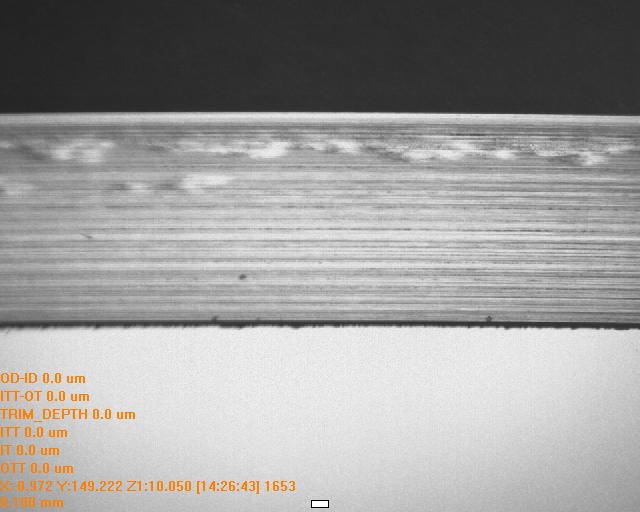
//> input picture openCVProject/14264320.BMP, 640 x 512 px
$ ./main   (built with g++ and OpenCV 4)
//> lines starting //> are read from the running program, lines starting //| are printed output that depends on the picture; after the words box and inside, x2 and y2 are one past the last pixel; in counts of white or black regions, pixels touching at a corner belong together
#include <opencv2/core.hpp>
#include <opencv2/imgcodecs.hpp>
#include <opencv2/highgui.hpp>
#include "opencv2/core/utility.hpp"
//#include "opencv2/video/tracking.hpp"
#include "opencv2/imgproc.hpp"
//#include "opencv2/videoio.hpp"

#include <iostream>
#include<vector>
#include<string>
#include <ctype.h>
#include <fstream>
#include <tuple>

using namespace std;
using namespace cv;

//pair<bool, int> AdjustForThresholdRight(vector<vertical>Results, int Idx, int Threshold);
//pair<bool, int> AdjustForThresholdLeft(vector<vertical>Results, int Idx, int Threshold);

struct imageFrame {
    int x1, x2, y1, y2;
    cv::Mat img;
};
//"Determine the intersection of a polyline with a (image) rectangle."
struct clipRect {
        bool bDraw;
        double x1, y1, x2, y2;
    };

struct vertical {
    int k;
    double xp;
    double yp;
    double div;
    int ini;
};

pair<bool, int> AdjustForThresholdRight(vector<vertical>Results, int Idx, int Threshold);
pair<bool, int> AdjustForThresholdLeft(vector<vertical>Results, int Idx, int Threshold);

double TurtleX = 0.0;
double TurtleY = 0.0;

// [976 lines left out: functions SetPixel, Bresenham, MoveTo, LineTo, GetPixel, GetUnityVector and 18 more, not called in this run]


clipRect ClipToRect(double x1, double y1, double x2, double y2, double xmin, double ymin, double xmax, double ymax) {
    clipRect c1; //struct for return
    bool bSwap = false;

    double xdelta = xmax - xmin; //638
    double ydelta = ymax - ymin; //510

    //"sort by sequence of x"
    if (x2 < x1) {
        double t = x1;
        x1 = x2;
        x2 = t;
        t = y1;
        y1 = y2;
        y2 = t;
        bSwap = true;
    }
    double dx = x2 - x1; //2000
    double dy = y2 - y1; //0

    if (x1 > xmax) {
        c1.bDraw = false;
        c1.x1 = x1;
        c1.y1 = y1;
        c1.x2 = x2;
        c1.y2 = y2;
        return c1;
    }

    if (x2 < xmin) {
        c1.bDraw = false;
        c1.x1 = x1;
        c1.y1 = y1;
        c1.x2 = x2;
        c1.y2 = y2;
        return c1;
    }
    if (x1 < xmin) {
        double t = (xmin - x1) / dx;
        x1 = xmin;
        y1 = y1 + t * dy;
        dx = x2 - x1;
        dy = y2 - y1;
    }
    if (x2 > xmax) {
        double t = (x2 - xmax) / dx; //t=0
        x2 = xmax;
        y2 = y2 - t * dy;
        dx = x2 - x1;
        dy = y2 - y1;
    }

    //"now x1 and x2 lie within the x-interval"
    if (y1 < ymin) {
        if (dy == 0) {
            c1.bDraw = false;
            c1.x1 = x1;
            c1.y1 = y1;
            c1.x2 = x2;
            c1.y2 = y2;
            return c1;
        }
        double t = (ymin - y1) / dy;
        if (t < 0) {
            c1.bDraw = false;
            c1.x1 = x1;
            c1.y1 = y1;
            c1.x2 = x2;
            c1.y2 = y2;
            return c1;
        }
        y1 = ymin;
        x1 = x1 + t * dx;
        dx = x2 - x1;
        dy = y2 - y1;
    }
    else {
        if (y1 > ymax) {
            if (dy == 0) {
                c1.bDraw = false;
                c1.x1 = x1;
                c1.y1 = y1;
                c1.x2 = x2;
                c1.y2 = y2;
                return c1;
            }
            double t = (y1 - ymax) / dy;
            y1 = ymax;
            x1 = x1 - t * dx;
            dx = x2 - x1;
            dy = y2 - y1;
        }
        if(y2<ymin){
            if (dy == 0) {
                c1.bDraw = false;
                c1.x1 = x1;
                c1.y1 = y1;
                c1.x2 = x2;
                c1.y2 = y2;
                return c1;
            }
            double t = (ymin - y2) / dy;
            y2 = ymin;
            x2 = x2 + t * dx;
            dx = x2 - x1;
            dy = y2 - y1;
        }
        else {
            if (y2 > ymax) {
                if (dy == 0) {
                    c1.bDraw = false;
                    c1.x1 = x1;
                    c1.y1 = y1;
                    c1.x2 = x2;
                    c1.y2 = y2;
                    return c1;
                }
                double t = (y2 - ymax) / dy;
                y2 = ymax;
                x2 = x2 - t * dx;
                dx = x2 - x1;
                dy = y2 - y1;

            }
        }
    }

    if (bSwap) {
        double t = x1; x1 = x2; x2 = t;
        t = y1; y1 = y2; y2 = t;
    }

    if ((abs(dy) > 0) || (abs(dx) > 0)) {
        //"Yes, there's something to draw!
        c1.x1 = x1;
        c1.y1 = y1;
        c1.x2 = x2;
        c1.y2 = y2;
        //return c1;
    }
    return c1;
}


// [20 lines left out: function pad_img_to_fit_bbox, not called in this run]

cv::Mat imcrop(cv::Mat img, vector<int> &bbox) {

    int x1 = bbox[0];
    int y1 = bbox[1];
    int x2 = bbox[2];
    int y2 = bbox[3];
    if (x1 < 0 || y1 < 0 || x2 > img.size[1] || y2 > img.size[0]) {
        imageFrame f1;
        f1 = pad_img_to_fit_bbox(img, x1, x2, y1, y2);
    }
    return img(cv::Rect(x1, y1, x2 - x1, y2 - y1)); //Can be wrong, extract sub region of image
}

// [7 lines left out: function writeCSV, not called in this run]

void ProcessFile(String filename) {
//> called with filename = "D:\openCVProject\14264320"
    //img = cv2.imread(filename + '.BMP') #start
    cv::Mat img = cv::imread(filename + ".BMP");
//> img is the input picture: 512 rows x 640 cols, CV_8UC3; mean B, G, R 155.3, 156.5, 157.7

    // [10 lines of commented-out code are left out]
    std::cout << filename << " WxH: " << img.cols << " x " << img.rows <<"Point 1";//C
//| D:\openCVProject\14264320 WxH: 640 x 512Point 1
    double ReturnedTrimWidhtPixel = 0.0;

    cv::Mat gray;
    cv::cvtColor(img, gray, cv::COLOR_BGR2GRAY);
    // cv::imshow("Gray Image", gray);


    double cx = gray.size[1] / 2; //height of image
//> cx = 320
    double cy = gray.size[0] / 2; //width of image
//> cy = 256
    //std::cout <<"\n" << cx <<cy;
    int w = gray.size[1];
//> w = 640
    int h = gray.size[0];
//> h = 512
    int t = 0;
    int b = h - 1;
//> b = 511

    vector<int> vec;
    vec.push_back(0);
    vec.push_back(t);
    vec.push_back(w - 1);
//> vec = [0, 0, 639]
    vec.push_back(b);
//> vec = [0, 0, 639, 511]

    cv::Mat cropped = imcrop(img, vec);
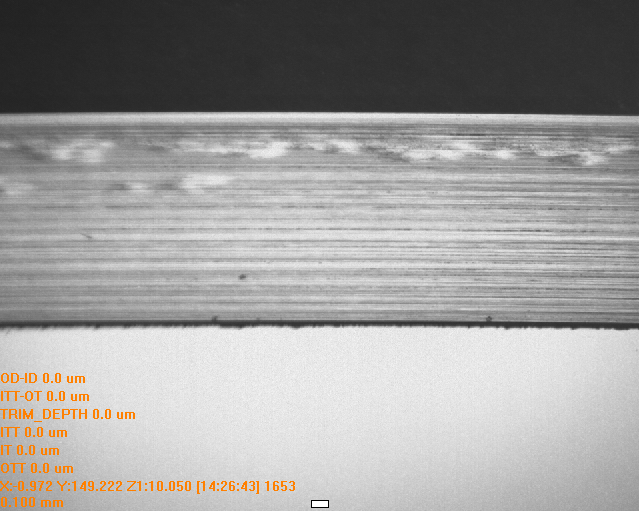
//> cropped: 511 rows x 639 cols, CV_8UC3; mean B, G, R 155.2, 156.5, 157.6
    //writeCSV("Cropped Image.csv", cropped);

    cv::cvtColor(cropped, gray, cv::COLOR_BGR2GRAY);
//> gray: 511 rows x 639 cols, CV_8UC1
   // cv::imshow("Cropped image", cropped);


    //Canny filter
    cv::Mat edges;
    cv::Canny(gray, edges, 50, 150, 3);
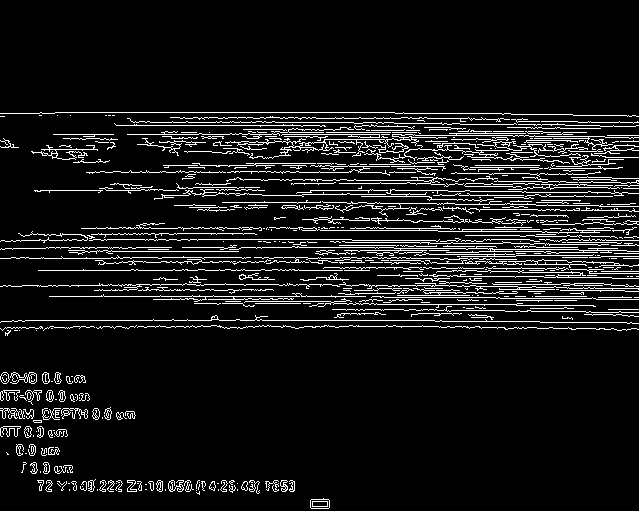
//> edges: 511 rows x 639 cols, CV_8UC1; 8.8% white in thin lines or dots, all inside (x1, y1, x2, y2) = (0, 112, 639, 509)


    int NLines = 0;
    int votes = 160;
    //Creating a Vec2f object representing a 2D vector
    std::vector<cv::Vec2f> lines;
    cv::HoughLines(edges, lines, 1, CV_PI / 180, votes);
//> lines = 172 lines (rho, theta), first 12: [320, 1.57], [296, 1.57], [134, 1.57], [247, 1.57], [112, 1.57], [239, 1.57], [270, 1.57], [228, 1.57], [190, 1.57], [285, 1.57], [122, 1.57], [257, 1.57]
    //writeCSV("Cropped Image.csv", cropped);

    // cout << "test" << endl;

    while (lines.empty())
    {
        votes = votes - 10;
        if (votes < 20)
        {
            // failure
            exit;
        }
        cv::HoughLines(edges, lines, 1, CV_PI / 180, votes);
    }
//> this loop made 0 passes
//> after the loop, votes = 160
    if (lines.size() > 0) { //can be wrong
        double rho, theta;
        for (int i = 0; i < lines.size(); i++)
        {
            rho = lines[i][0];
            theta = lines[i][1];
            double a = std::cos(theta);
            double b = std::sin(theta);
            double x0 = a * rho;
            double y0 = b * rho;

            double x1 = std::round(x0 + 1000 * (-b));//-1000
            double y1 = std::round(y0 + 1000 * (a)); //320
            double x2 = std::round(x0 - 1000 * (-b));//1000
            double y2 = std::round(y0 - 1000 * (a));//320


            //double x1, y1, x2, y2;
            bool bDraw;
            clipRect C2 = ClipToRect(x1, y1, x2, y2, 0, 0, cropped.size[1] - 1, cropped.size[0] - 1);
            bDraw = C2.bDraw;
            x1 = C2.x1;
            y1 = C2.y1;
            x2 = C2.x2;
            y2 = C2.y2;

            if (bDraw) {
                NLines = NLines + 1;
                x0 = (x1 + x2) / 2; //x2=638
                y0 = (y1 + y2) / 2; //y1=y2=134

                x1 = std::round(x0 + 20 * (-b));
                y1 = std::round(y0 + 20 * (a)); //134
                x2 = std::round(x0 - 20 * (-b)); //638
                y2 = std::round(y0 - 20 * (a)); //134

                if (NLines == 1) {
                    ReturnedTrimWidhtPixel = FindVerticalProfileMulti(cropped, x0, y0, theta);
                }
            }
        }
//> this loop made 172 passes
//> (rho, theta, a) on passes 1 to 3: (320, 1.57, -4.37e-08), (296, 1.57, -4.37e-08), (134, 1.57, -4.37e-08)
    }
    else cout << "No lines found\n";
    std::string fn = filename + " FinalWWW=" + std::to_string(ReturnedTrimWidhtPixel) + "px" + ".png";
    cout << "Point 2 \n";
    cv::imwrite(fn, cropped);

}

int main()
{
    String sPath = "D:\\openCVProject\\";
    ProcessFile(sPath + "14264320");

    cv::waitKey(0);
    cv::destroyAllWindows();

    return 0;
}

$ run again, with openCVProject/14245116.BMP copied over openCVProject/14264320.BMP
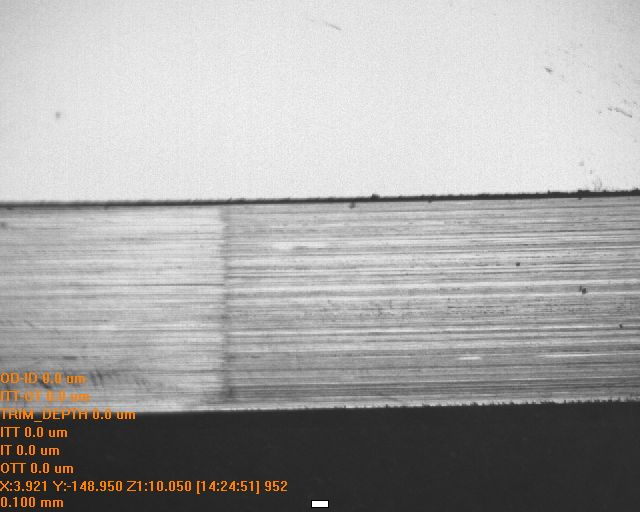
//> input picture openCVProject/14245116.BMP, 640 x 512 px
//> in ProcessFile, img is the input picture: 512 rows x 640 cols, CV_8UC3; mean B, G, R 163.8, 165, 166.2
//| D:\openCVProject\14264320 WxH: 640 x 512Point 1
//> in ProcessFile, `cv::Mat cropped = imcrop(img, vec);`:
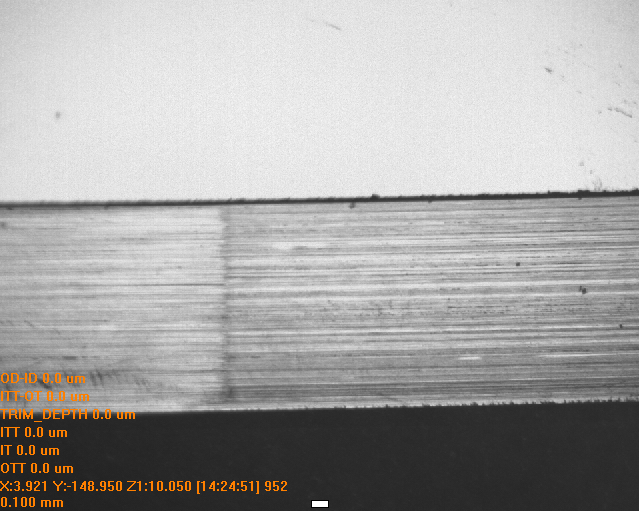
//> cropped: 511 rows x 639 cols, CV_8UC3; mean B, G, R 164.1, 165.3, 166.5
//> in ProcessFile, `cv::Canny(gray, edges, 50, 150, 3);`:
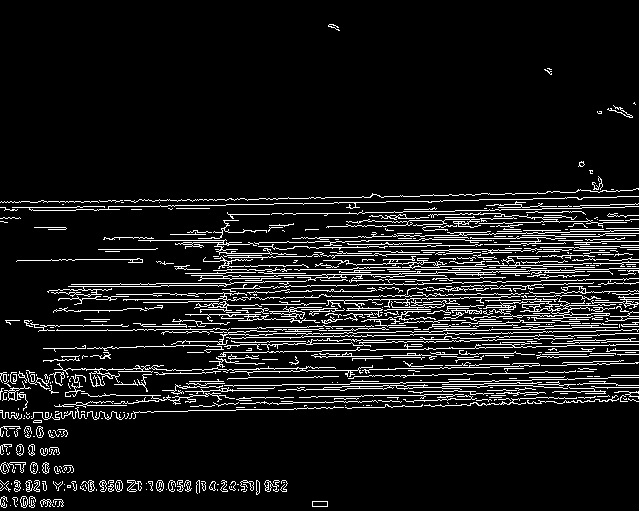
//> edges: 511 rows x 639 cols, CV_8UC1; 9.3% white in thin lines or dots
//> lines = 533 lines (rho, theta), first 12: [208, 1.55], [286, 1.55], [261, 1.55], [302, 1.55], [332, 1.55], [394, 1.55], [203, 1.55], [356, 1.55], [373, 1.55], [407, 1.55], [274, 1.55], [382, 1.55]
//> after the loop in ProcessFile, `while (lines.empty())`: votes = 160
//> the loop in ProcessFile, `for (int i = 0; i < lines.size(); i++)` made 533 passes
//> (rho, theta, a, b) on passes 1 to 3: (208, 1.55, 0.0175, 1), (286, 1.55, 0.0175, 1), (261, 1.55, 0.0175, 1)

$ run again, with openCVProject/14260981.BMP copied over openCVProject/14264320.BMP
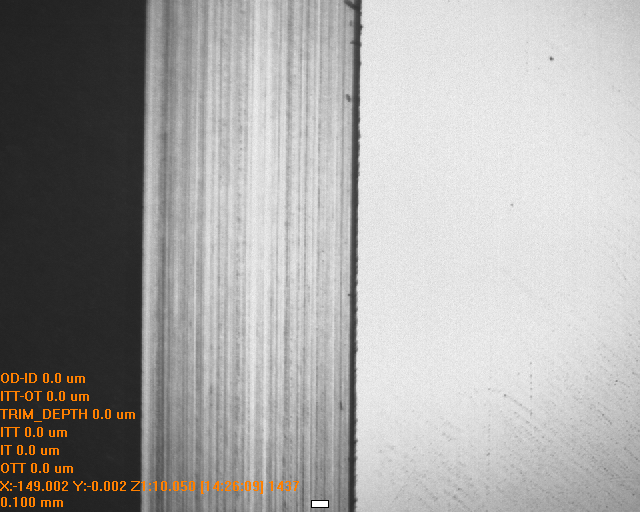
//> input picture openCVProject/14260981.BMP, 640 x 512 px
//> in ProcessFile, img is the input picture: 512 rows x 640 cols, CV_8UC3; mean B, G, R 163.4, 164.7, 165.9
//| D:\openCVProject\14264320 WxH: 640 x 512Point 1
//> in ProcessFile, `cv::cvtColor(cropped, gray, cv::COLOR_BGR2GRAY);`:
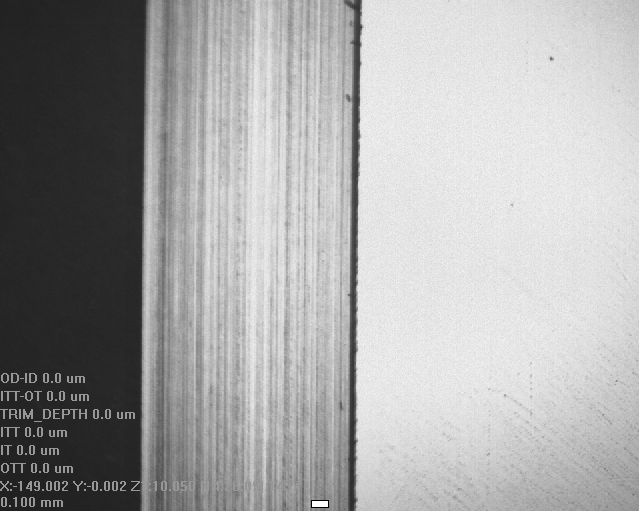
//> gray: 511 rows x 639 cols, CV_8UC1; min 0, max 255, mean 164.9
//> in ProcessFile, `cv::Canny(gray, edges, 50, 150, 3);`:
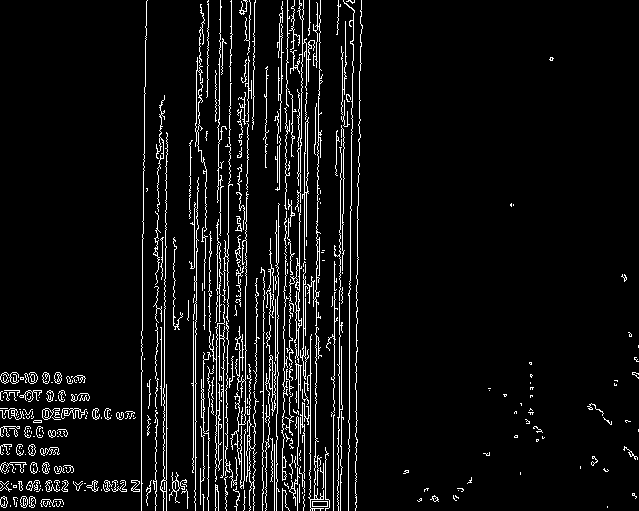
//> edges: 511 rows x 639 cols, CV_8UC1; 6.2% white in thin lines or dots
//> lines = 37 lines (rho, theta), first 12: [282, 0.02], [303, 0.02], [346, 0.02], [219, 0], [298, 0], [201, 0.02], [304, 0], [361, 0.02], [354, 0.02], [309, 0.02], [245, 0], [146, 0.02]
//> after the loop in ProcessFile, `while (lines.empty())`: votes = 160
//> the loop in ProcessFile, `for (int i = 0; i < lines.size(); i++)` made 37 passes
//> (rho, theta, b) on passes 1 to 8: (282, 0.0175, 0.0175), (303, 0.0175, 0.0175), (346, 0.0175, 0.0175), (219, 0, 0), (298, 0, 0), (201, 0.0175, 0.0175), (304, 0, 0), (361, 0.0175, 0.0175)

$ run again, with openCVProject/14263582.BMP copied over openCVProject/14264320.BMP
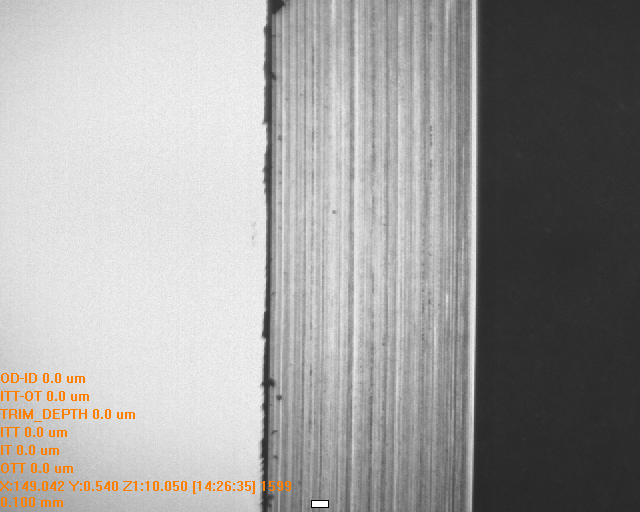
//> input picture openCVProject/14263582.BMP, 640 x 512 px
//> in ProcessFile, img is the input picture: 512 rows x 640 cols, CV_8UC3; mean B, G, R 156.6, 157.8, 159
//| D:\openCVProject\14264320 WxH: 640 x 512Point 1
//> in ProcessFile, `cv::Mat cropped = imcrop(img, vec);`:
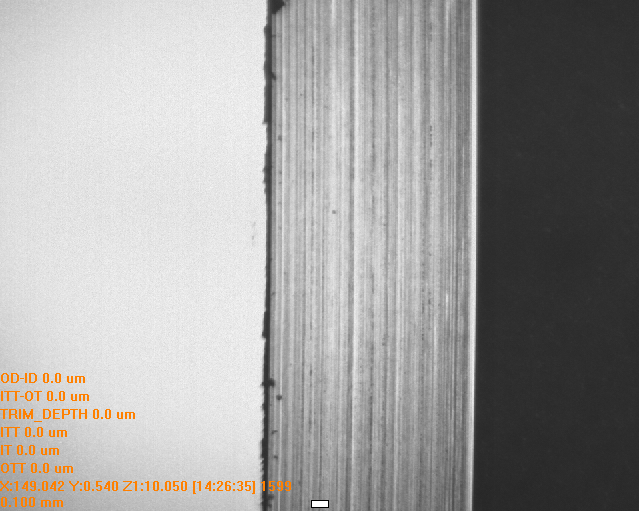
//> cropped: 511 rows x 639 cols, CV_8UC3; mean B, G, R 156.8, 158.1, 159.3
//> in ProcessFile, `cv::Canny(gray, edges, 50, 150, 3);`:
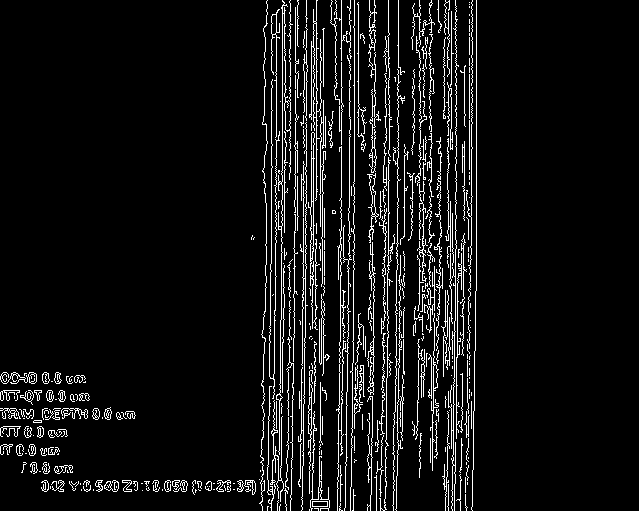
//> edges: 511 rows x 639 cols, CV_8UC1; 7.2% white in thin lines or dots, all inside (x1, y1, x2, y2) = (0, 0, 477, 511)
//> lines = 72 lines (rho, theta), first 12: [341, 0], [476, 0], [354, 0], [282, 0], [313, 0], [320, 0], [286, 0.02], [311, 0], [308, 0.02], [389, 0.02], [271, 0], [303, 0]
//> after the loop in ProcessFile, `while (lines.empty())`: votes = 160
//> the loop in ProcessFile, `for (int i = 0; i < lines.size(); i++)` made 72 passes
//> (rho, theta, a, b) on passes 1 to 8: (341, 0, 1, 0), (476, 0, 1, 0), (354, 0, 1, 0), (282, 0, 1, 0), (313, 0, 1, 0), (320, 0, 1, 0), (286, 0.0175, 1, 0.0175), (311, 0, 1, 0)
